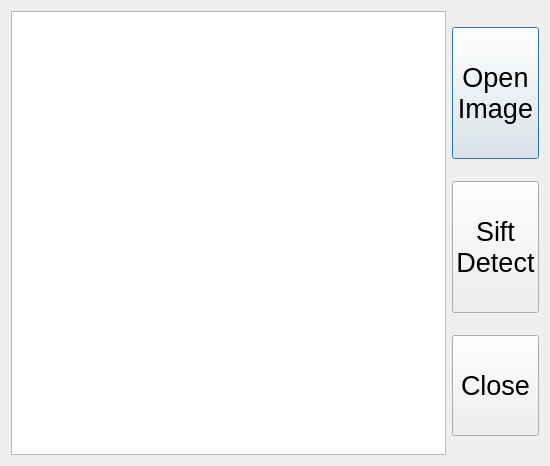
<?xml version="1.0" encoding="UTF-8"?>
<ui version="4.0">
 <class>SiftDetect</class>
 <widget class="QDialog" name="SiftDetect">
  <property name="geometry">
   <rect>
    <x>0</x>
    <y>0</y>
    <width>550</width>
    <height>466</height>
   </rect>
  </property>
  <property name="windowTitle">
   <string>SiftDetect</string>
  </property>
  <layout class="QHBoxLayout" name="horizontalLayout">
   <item>
    <widget class="QTextBrowser" name="textBrowser">
     <property name="verticalScrollBarPolicy">
      <enum>Qt::ScrollBarAlwaysOff</enum>
     </property>
     <property name="horizontalScrollBarPolicy">
      <enum>Qt::ScrollBarAlwaysOff</enum>
     </property>
    </widget>
   </item>
   <item>
    <layout class="QVBoxLayout" name="verticalLayout">
     <item>
      <widget class="QPushButton" name="openButton">
       <property name="font">
        <font>
         <pointsize>20</pointsize>
        </font>
       </property>
       <property name="text">
        <string>
Open
Image
</string>
       </property>
      </widget>
     </item>
     <item>
      <widget class="QPushButton" name="detectButton">
       <property name="font">
        <font>
         <pointsize>20</pointsize>
        </font>
       </property>
       <property name="text">
        <string>
Sift
Detect
</string>
       </property>
      </widget>
     </item>
     <item>
      <widget class="QPushButton" name="closeButton">
       <property name="font">
        <font>
         <pointsize>20</pointsize>
        </font>
       </property>
       <property name="text">
        <string>
Close
</string>
       </property>
      </widget>
     </item>
    </layout>
   </item>
  </layout>
 </widget>
 <layoutdefault spacing="6" margin="11"/>
 <resources/>
 <connections/>
</ui>
